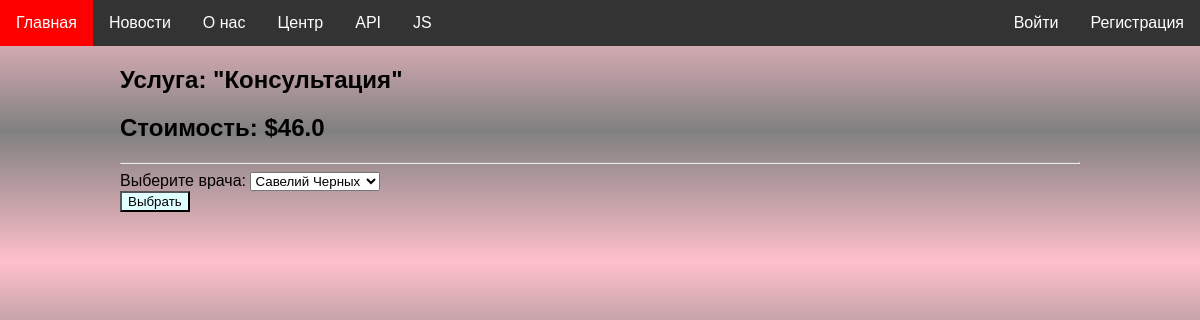
The page /orders/select_doctor/8/ on the database as committed earlier.
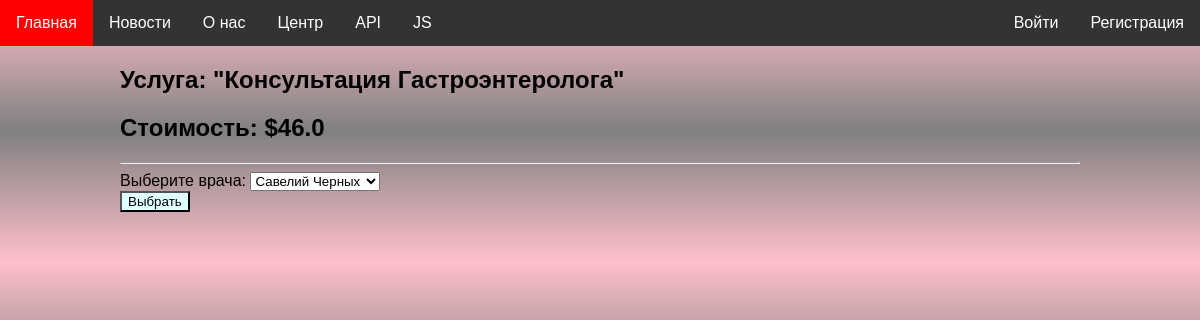
The same page on the database as committed later.
### services/models.py (models this page shows, shortened)
class Service(models.Model):
    name = models.CharField(max_length=100)
    subcategory = models.ForeignKey(SubCategory, on_delete=models.CASCADE)
    price = models.FloatField(validators=[MinValueValidator(0.0), MaxValueValidator(999999999)])

### orders/views.py (the view)
# urls.py: path('select_doctor/<int:service_id>/', select_doctor, name='select_doctor'),
def select_doctor(request, service_id):
    service = Service.objects.get(id=service_id)
    doctors = DoctorProfile.objects.filter(specializations__service_category=service.subcategory.category)
    context = {
        'service': service,
        'doctors': doctors,
    }
    logging.info('Displayed doctor selection page')
    return render(request, 'orders/select_doctor.html', context)

### website/templatetags/custom_tags.py (called while the page is built)
@register.simple_tag
def current_times():
    return {
        'local_time': datetime.now().strftime("%Y-%m-%d %H:%M:%S"),
        'utc_time':  datetime.now(timezone.utc).strftime("%Y-%m-%d %H:%M:%S"),
        'time_zone': timezone.get_current_timezone()
    }

@register.simple_tag
def date_range(num):
    today = datetime.now()
    date_list = [today + timedelta(days=i) for i in range(num)]
    return date_list

### orders/templates/orders/select_doctor.html (shortened to what this page needs)
{% extends 'website/base.html' %}
{% block content %}
    <h2>Услуга: "{{ service.name }}"</h2>
    <h2>Стоимость: ${{ service.price }} </h2>
    <hr>
    <form method="POST" action="{% url 'select_doctor_date' %}">
        <label for="doctor">Выберите врача:</label>
        <select name="doctor_id" id="doctor">
            {% for doctor in doctors %}
                <option value="{{ doctor.id }}">{{ doctor.user.get_full_name }}</option>
            {% endfor %}
        </select>
        <br>
        <input type="submit" value="Выбрать">
    </form>
{% endblock %}

Rows that differ between the two databases and show on the page:
changed Service: name "Консультация" → "Консультация Гастроэнтеролога"
